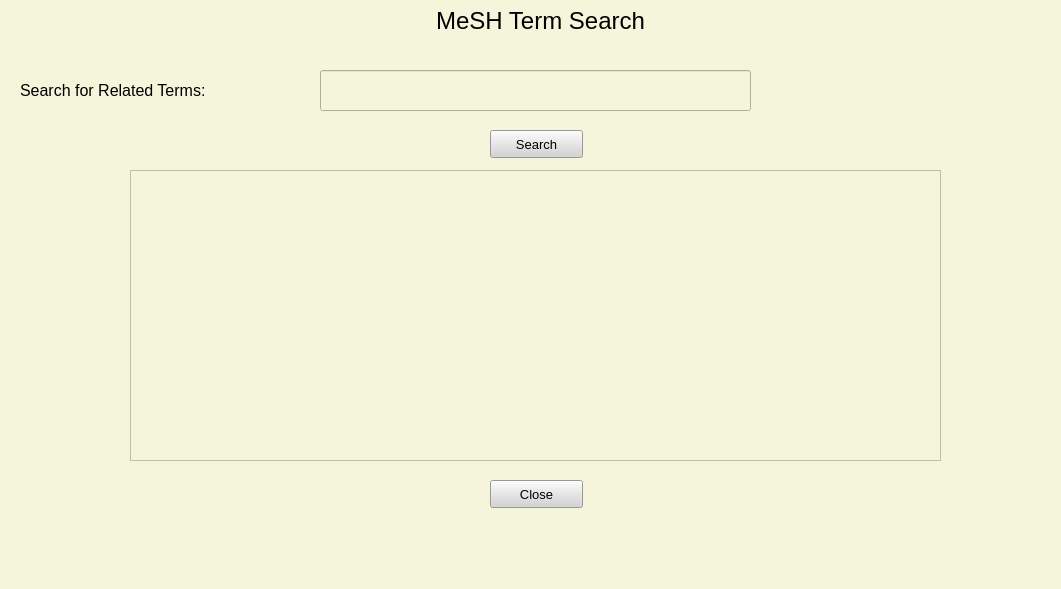
<?xml version="1.0" encoding="UTF-8"?>
<ui version="4.0">
 <class>MainWindow</class>
 <widget class="QMainWindow" name="MainWindow">
  <property name="geometry">
   <rect>
    <x>0</x>
    <y>0</y>
    <width>1061</width>
    <height>589</height>
   </rect>
  </property>
  <property name="windowTitle">
   <string>MainWindow</string>
  </property>
  <property name="styleSheet">
   <string notr="true">background-color: beige;</string>
  </property>
  <widget class="QWidget" name="centralwidget">
   <widget class="QLabel" name="lab_program">
    <property name="geometry">
     <rect>
      <x>400</x>
      <y>-10</y>
      <width>281</width>
      <height>61</height>
     </rect>
    </property>
    <property name="font">
     <font>
      <pointsize>18</pointsize>
      <weight>50</weight>
      <bold>false</bold>
      <underline>false</underline>
     </font>
    </property>
    <property name="text">
     <string>MeSH Term Search</string>
    </property>
    <property name="alignment">
     <set>Qt::AlignCenter</set>
    </property>
   </widget>
   <widget class="QLabel" name="label">
    <property name="geometry">
     <rect>
      <x>20</x>
      <y>70</y>
      <width>271</width>
      <height>41</height>
     </rect>
    </property>
    <property name="font">
     <font>
      <pointsize>12</pointsize>
     </font>
    </property>
    <property name="text">
     <string>Search for Related Terms:</string>
    </property>
   </widget>
   <widget class="QLineEdit" name="lineEdit_user">
    <property name="geometry">
     <rect>
      <x>320</x>
      <y>70</y>
      <width>431</width>
      <height>41</height>
     </rect>
    </property>
    <property name="font">
     <font>
      <pointsize>12</pointsize>
     </font>
    </property>
   </widget>
   <widget class="QPushButton" name="but_search">
    <property name="geometry">
     <rect>
      <x>490</x>
      <y>130</y>
      <width>93</width>
      <height>28</height>
     </rect>
    </property>
    <property name="font">
     <font>
      <pointsize>10</pointsize>
     </font>
    </property>
    <property name="styleSheet">
     <string notr="true">background-color: lightgrey;</string>
    </property>
    <property name="text">
     <string>Search</string>
    </property>
    <property name="shortcut">
     <string>Return</string>
    </property>
   </widget>
   <widget class="QTextBrowser" name="textBrowser">
    <property name="geometry">
     <rect>
      <x>130</x>
      <y>170</y>
      <width>811</width>
      <height>291</height>
     </rect>
    </property>
   </widget>
   <widget class="QPushButton" name="but_close">
    <property name="geometry">
     <rect>
      <x>490</x>
      <y>480</y>
      <width>93</width>
      <height>28</height>
     </rect>
    </property>
    <property name="font">
     <font>
      <pointsize>10</pointsize>
     </font>
    </property>
    <property name="styleSheet">
     <string notr="true">background-color: lightgrey;</string>
    </property>
    <property name="text">
     <string>Close</string>
    </property>
    <property name="shortcut">
     <string>Esc</string>
    </property>
   </widget>
  </widget>
  <widget class="QMenuBar" name="menubar">
   <property name="geometry">
    <rect>
     <x>0</x>
     <y>0</y>
     <width>1061</width>
     <height>26</height>
    </rect>
   </property>
  </widget>
  <widget class="QStatusBar" name="statusbar"/>
 </widget>
 <resources/>
 <connections/>
</ui>
